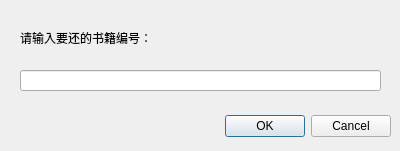
<?xml version="1.0" encoding="UTF-8"?>
<ui version="4.0">
 <class>UnBorrowBord</class>
 <widget class="QDialog" name="UnBorrowBord">
  <property name="geometry">
   <rect>
    <x>0</x>
    <y>0</y>
    <width>400</width>
    <height>151</height>
   </rect>
  </property>
  <property name="windowTitle">
   <string>Dialog</string>
  </property>
  <widget class="QDialogButtonBox" name="buttonBox">
   <property name="geometry">
    <rect>
     <x>10</x>
     <y>110</y>
     <width>381</width>
     <height>32</height>
    </rect>
   </property>
   <property name="orientation">
    <enum>Qt::Horizontal</enum>
   </property>
   <property name="standardButtons">
    <set>QDialogButtonBox::Cancel|QDialogButtonBox::Ok</set>
   </property>
  </widget>
  <widget class="QLabel" name="label">
   <property name="geometry">
    <rect>
     <x>20</x>
     <y>30</y>
     <width>241</width>
     <height>16</height>
    </rect>
   </property>
   <property name="text">
    <string>请输入要还的书籍编号：</string>
   </property>
  </widget>
  <widget class="QLineEdit" name="lineEdit">
   <property name="geometry">
    <rect>
     <x>20</x>
     <y>70</y>
     <width>361</width>
     <height>21</height>
    </rect>
   </property>
   <property name="alignment">
    <set>Qt::AlignCenter</set>
   </property>
  </widget>
 </widget>
 <resources/>
 <connections>
  <connection>
   <sender>buttonBox</sender>
   <signal>accepted()</signal>
   <receiver>UnBorrowBord</receiver>
   <slot>accept()</slot>
   <hints>
    <hint type="sourcelabel">
     <x>248</x>
     <y>254</y>
    </hint>
    <hint type="destinationlabel">
     <x>157</x>
     <y>274</y>
    </hint>
   </hints>
  </connection>
  <connection>
   <sender>buttonBox</sender>
   <signal>rejected()</signal>
   <receiver>UnBorrowBord</receiver>
   <slot>reject()</slot>
   <hints>
    <hint type="sourcelabel">
     <x>316</x>
     <y>260</y>
    </hint>
    <hint type="destinationlabel">
     <x>286</x>
     <y>274</y>
    </hint>
   </hints>
  </connection>
 </connections>
</ui>
